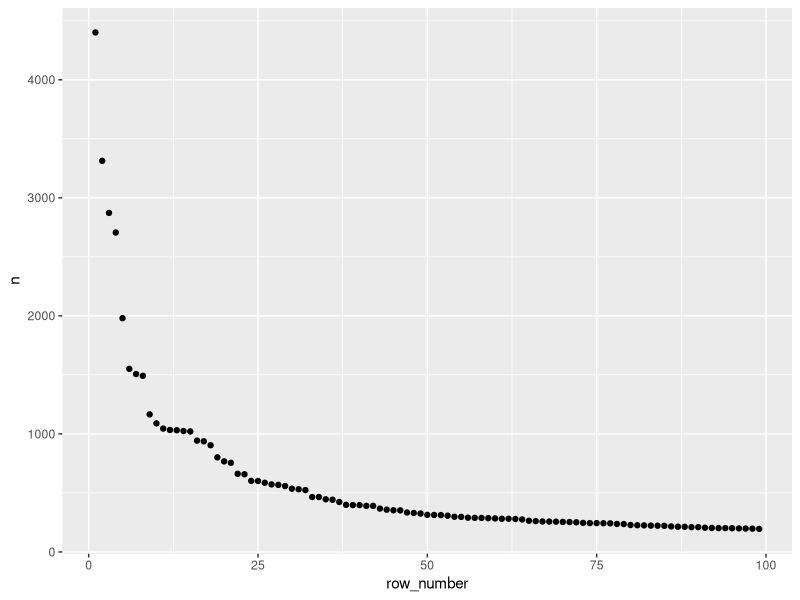
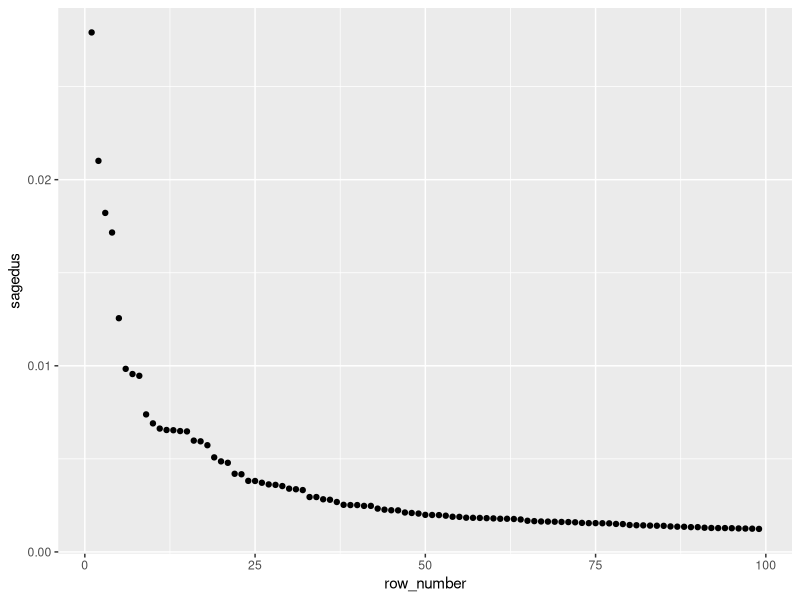
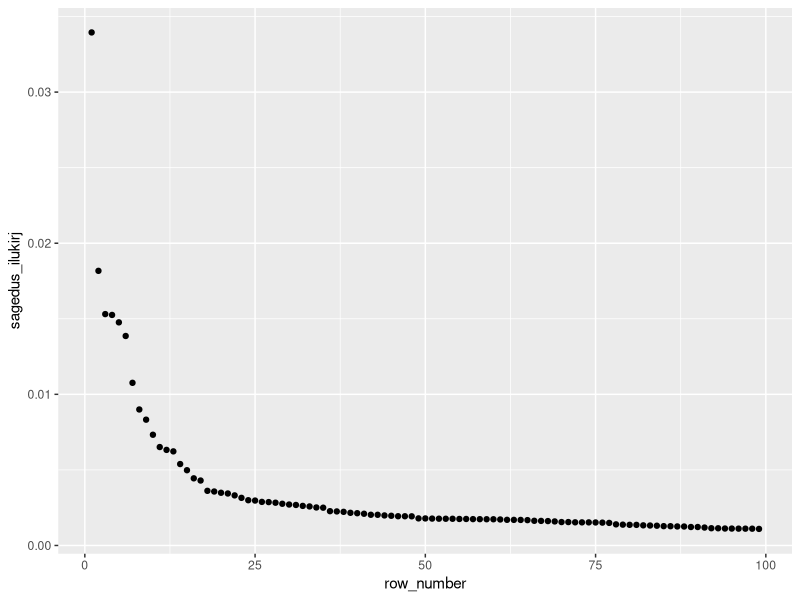
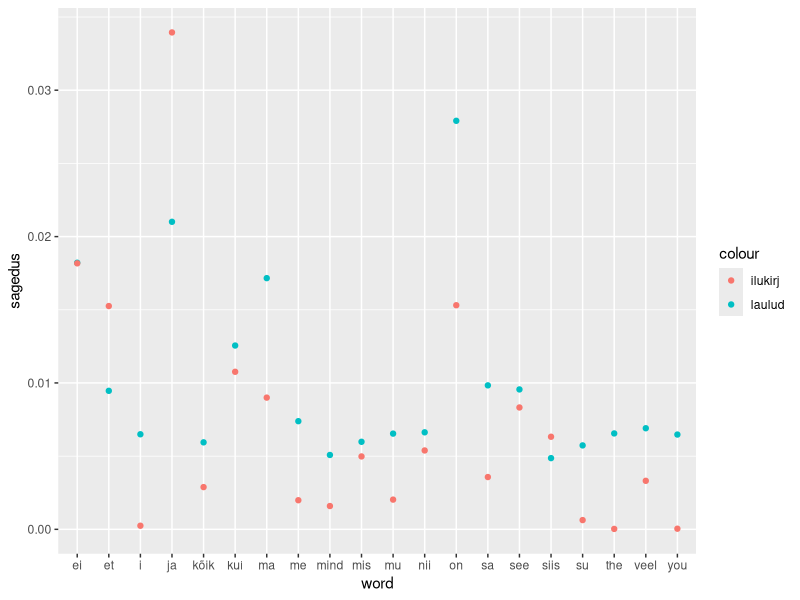
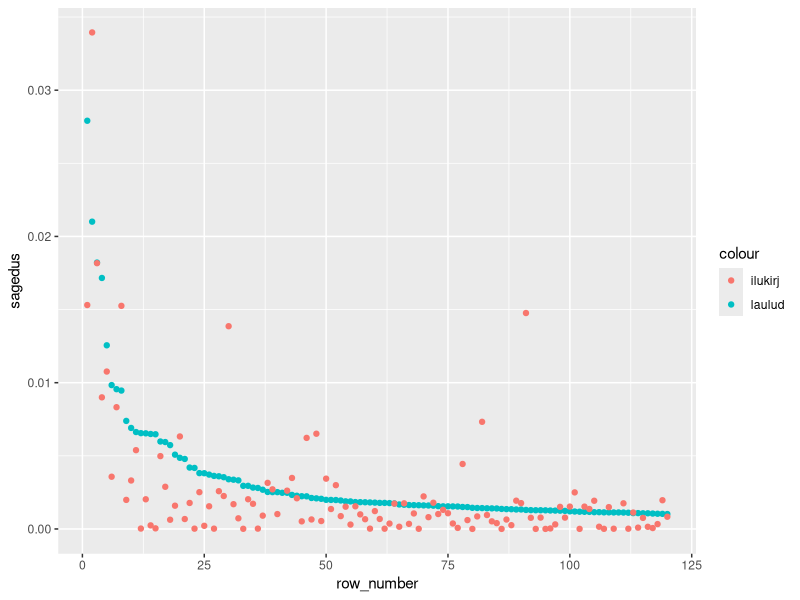
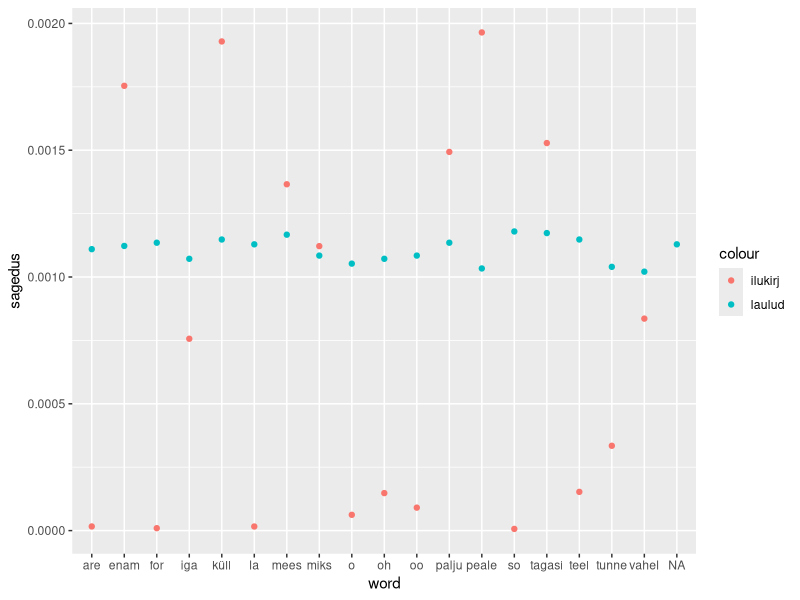
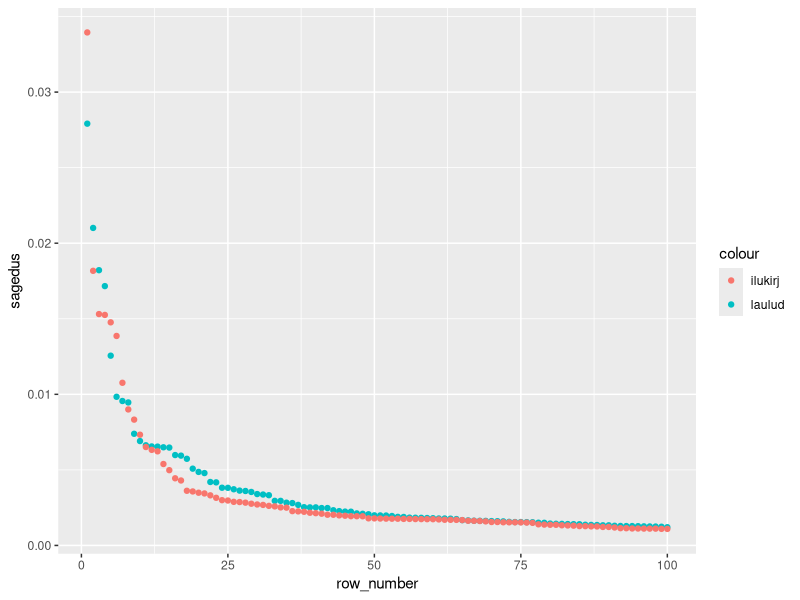
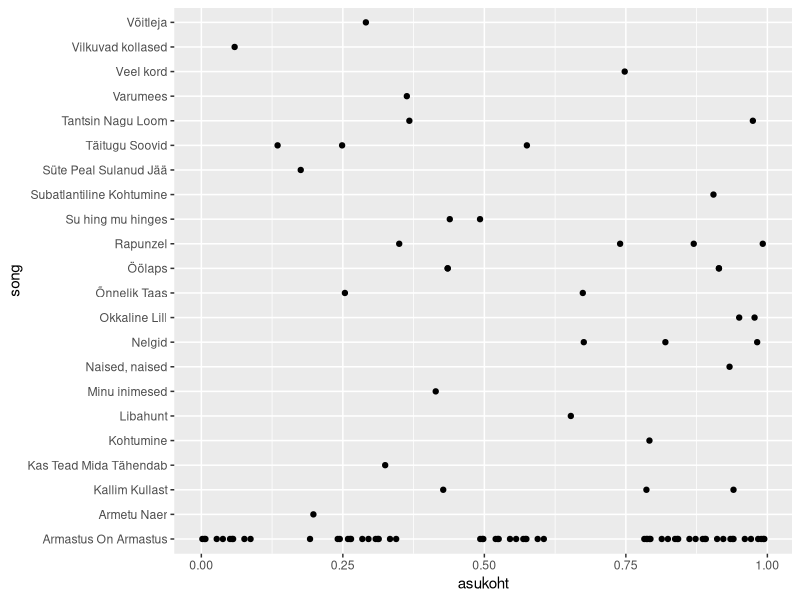

Generate these figures, in order, with R:
## ---- chunk 1

library(tidyverse)

## ---- chunk 2

library(tidytext)

## ---- chunk 3

edetabel <- read_tsv("data/eesti_top40/eesti_skyplus_top40_1994-2018.tsv")


## ---- chunk 4

edetabel %>%
  unnest_tokens(word,lyrics)


## ---- chunk 5
# A tibble: 157,632 x 9
# year  rank votes artist    song      filename                   source language word          
# <dbl> <dbl> <dbl> <chr>     <chr>     <chr>                       <dbl> <chr>    <chr>         
#   1  1994     1    NA Ummamuudu Kõnõtraat lyrics-ummamuudu-konotraat      1 et       välän         
# 2  1994     1    NA Ummamuudu Kõnõtraat lyrics-ummamuudu-konotraat      1 et       külmetas      
# 3  1994     1    NA Ummamuudu Kõnõtraat lyrics-ummamuudu-konotraat      1 et       ja            
# 4  1994     1    NA Ummamuudu Kõnõtraat lyrics-ummamuudu-konotraat      1 et       taivast       
# 5  1994     1    NA Ummamuudu Kõnõtraat lyrics-ummamuudu-konotraat      1 et       satas         
# 6  1994     1    NA Ummamuudu Kõnõtraat lyrics-ummamuudu-konotraat      1 et       lummõ    
## ---- chunk 6

laulusonad <- edetabel %>%
  unnest_tokens(word,lyrics)

## ---- chunk 7

laulusonad %>%
  filter(artist=="Smilers")

laulusonad %>%
  filter(artist=="Terminaator")

laulusonad %>%
  filter(artist=="Ummamuudu")

## ---- chunk 8

#---------------------------------------------






#---------------------------------------------

## ---- chunk 9

laulusonad %>%
  count(word,sort=T)

## ---- chunk 10

laulusonad %>%
  filter(artist=="Põhja-Tallinn") %>%
  count(word,sort=T)

laulusonad %>%
  filter(artist=="Ummamuudu") %>%
  count(word,sort=T)


laulusonad %>%
  filter(artist=="Nublu") %>%
  count(word,sort=T)


## ---- chunk 11

#---------------------------------------------






#---------------------------------------------

## ---- chunk 12

sonaloend <- laulusonad %>% 
  count(word,sort=T) %>% 
  mutate(sagedus=n/sum(n))

## ---- chunk 13

sonaloend %>%
  mutate(row_number=row_number()) %>% 
  filter(row_number<100) %>% 
  ggplot()+
  geom_point(aes(x=row_number,y=n))

## ---- chunk 14

sonaloend %>%
  mutate(row_number=row_number()) %>% 
  filter(row_number<100) %>% 
  ggplot()+
  geom_point(aes(x=row_number,y=sagedus))

## ---- chunk 15

sonaloend %>%
  mutate(sagedus=n/sum(n))

## ---- chunk 16

ilukirj_sonad <- read_tsv("data/raudvere_uiboaed_mitmikud/token_1_grams.tsv",col_names = c("word","n_token","n_docs"))


ilukirj_sonad <- ilukirj_sonad %>%
  mutate(sagedus_ilukirj=n_token/sum(n_token))

## ---- chunk 17

ilukirj_sonad %>%
  mutate(row_number=row_number()) %>% 
  filter(row_number<100) %>% 
  ggplot()+
  geom_point(aes(x=row_number,y=sagedus_ilukirj))

## ---- chunk 18

sonaloend %>%
  filter(row_number()<11) %>% 
  mutate(sagedus=n/sum(n)) %>%
  left_join(ilukirj_sonad, by="word")

## ---- chunk 19

sonaloend %>%
  mutate(sagedus=n/sum(n)) %>%
  mutate(row_number=row_number()) %>% 
  filter(row_number<21) %>% 
  left_join(ilukirj_sonad, by="word") %>% 
  ggplot()+
  geom_point(aes(x=word,y=sagedus,color="laulud"))+
  geom_point(aes(x=word,y=sagedus_ilukirj,color="ilukirj"))

## ---- chunk 20

sonaloend %>%
  mutate(sagedus=n/sum(n)) %>%
  mutate(row_number=row_number()) %>% 
  filter(row_number<121) %>% 
  left_join(ilukirj_sonad, by="word") %>% 
  ggplot()+
  geom_point(aes(x=row_number,y=sagedus,color="laulud"))+
  geom_point(aes(x=row_number,y=sagedus_ilukirj,color="ilukirj"))

## ---- chunk 21

sonaloend %>%
  mutate(sagedus=n/sum(n)) %>%
  filter(row_number()>101&row_number()<121) %>% 
  left_join(ilukirj_sonad, by="word") %>% 
  ggplot()+
  geom_point(aes(x=word,y=sagedus,color="laulud"))+
  geom_point(aes(x=word,y=sagedus_ilukirj,color="ilukirj"))

## ---- chunk 22


ilukirj_sonad <- ilukirj_sonad %>%
  mutate(row_number=row_number())


sonaloend %>%
  mutate(sagedus=n/sum(n)) %>%
  mutate(row_number=row_number()) %>% 
  filter(row_number<101) %>% 
  left_join(ilukirj_sonad, by="row_number") %>% 
  ggplot()+
  geom_point(aes(x=row_number,y=sagedus,color="laulud"))+
  geom_point(aes(x=row_number,y=sagedus_ilukirj,color="ilukirj"))

## ---- chunk 23

#---------------------------------------------






#---------------------------------------------

## ---- chunk 24

laulusonad %>% 
  group_by(artist,song,year) %>% 
  mutate(nr=row_number())


## ---- chunk 25

laulusonad %>% 
  group_by(artist,song,year) %>% 
  mutate(nr=row_number(), n=n())

## ---- chunk 26

laulusonad %>% 
  group_by(artist,song,year) %>% 
  mutate(nr=row_number(), n=n()) %>% 
  mutate(asukoht=nr/(n+1))

## ---- chunk 27

asukohad <- laulusonad %>% 
  group_by(artist,song,year) %>% 
  mutate(nr=row_number(), n=n()) %>% 
  mutate(asukoht=nr/(n+1)) %>% 
  ungroup()

## ---- chunk 28

asukohad %>% 
  filter(word=="armastus") %>% 
  ggplot()+
  geom_point(aes(y=song,x=asukoht))
  

## ---- chunk 29

asukohad %>% 
  filter(word=="la") %>% 
  ggplot()+
  geom_point(aes(y=song,x=asukoht))
  

## ---- chunk 30

asukohad %>% 
  filter(word=="la"|word=="na") %>% 
  ggplot()+
  geom_point(aes(y=song,x=asukoht,color=word))
  

## ---- chunk 31

#---------------------------------------------








#---------------------------------------------

## ---- chunk 32




## ---- chunk 33

asukohad %>% 
  filter(song=="Mina ka ft. reket") %>% 
  group_by(word) %>% 
  mutate(n=n(),nr_per_word=row_number()) %>% 
  ungroup() %>% 
  filter(n>4) %>% 
  ggplot()+
  geom_text(aes(x=asukoht,y=nr_per_word,label=word))

## ---- chunk 34

asukohad %>% 
  filter(song=="Käime katuseid mööda"&year==2003) %>% 
  group_by(word) %>% 
  mutate(n=n(),nr_per_word=row_number()) %>% 
  ungroup() %>% 
  filter(n>1) %>% 
  ggplot()+
  geom_text(aes(x=asukoht,y=jitter(nr_per_word,5),label=word))

## ---- chunk 35

#---------------------------------------------








#---------------------------------------------

## ---- chunk 36

sonaloend %>% 
  filter(word=="armastus")

## ---- chunk 37

sonaloend %>% 
  filter(str_detect(word,"armastus"))

## ---- chunk 38

## ---- chunk 39

## ---- chunk 40

## ---- chunk 41

top10 <- asukohad %>% 
  group_by(artist,song,year) %>% 
  count(word,sort=T) %>% 
  ungroup() %>% 
  filter(row_number()<11)

top10 %>% 
  left_join(asukohad,by="word") %>% 
  ggplot()+
  geom_point(aes(x=asukoht,y= song.x,color=word))
